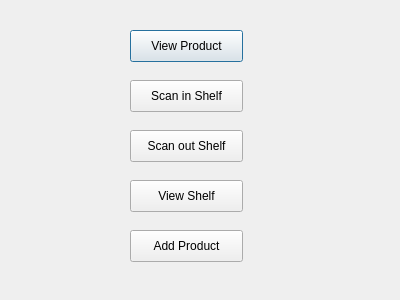
<?xml version="1.0" encoding="UTF-8"?>
<ui version="4.0">
 <class>Dialog</class>
 <widget class="QDialog" name="Dialog">
  <property name="geometry">
   <rect>
    <x>0</x>
    <y>0</y>
    <width>400</width>
    <height>300</height>
   </rect>
  </property>
  <property name="windowTitle">
   <string>Dialog</string>
  </property>
  <widget class="QPushButton" name="view_product">
   <property name="geometry">
    <rect>
     <x>130</x>
     <y>30</y>
     <width>113</width>
     <height>32</height>
    </rect>
   </property>
   <property name="text">
    <string>View Product</string>
   </property>
  </widget>
  <widget class="QPushButton" name="scan_in_shelf">
   <property name="geometry">
    <rect>
     <x>130</x>
     <y>80</y>
     <width>113</width>
     <height>32</height>
    </rect>
   </property>
   <property name="text">
    <string>Scan in Shelf</string>
   </property>
  </widget>
  <widget class="QPushButton" name="scan_out_shelf">
   <property name="geometry">
    <rect>
     <x>130</x>
     <y>130</y>
     <width>113</width>
     <height>32</height>
    </rect>
   </property>
   <property name="text">
    <string>Scan out Shelf</string>
   </property>
  </widget>
  <widget class="QPushButton" name="view_shelf">
   <property name="geometry">
    <rect>
     <x>130</x>
     <y>180</y>
     <width>113</width>
     <height>32</height>
    </rect>
   </property>
   <property name="text">
    <string>View Shelf</string>
   </property>
  </widget>
  <widget class="QPushButton" name="add_product">
   <property name="geometry">
    <rect>
     <x>130</x>
     <y>230</y>
     <width>113</width>
     <height>32</height>
    </rect>
   </property>
   <property name="text">
    <string>Add Product</string>
   </property>
  </widget>
 </widget>
 <resources/>
 <connections/>
</ui>
